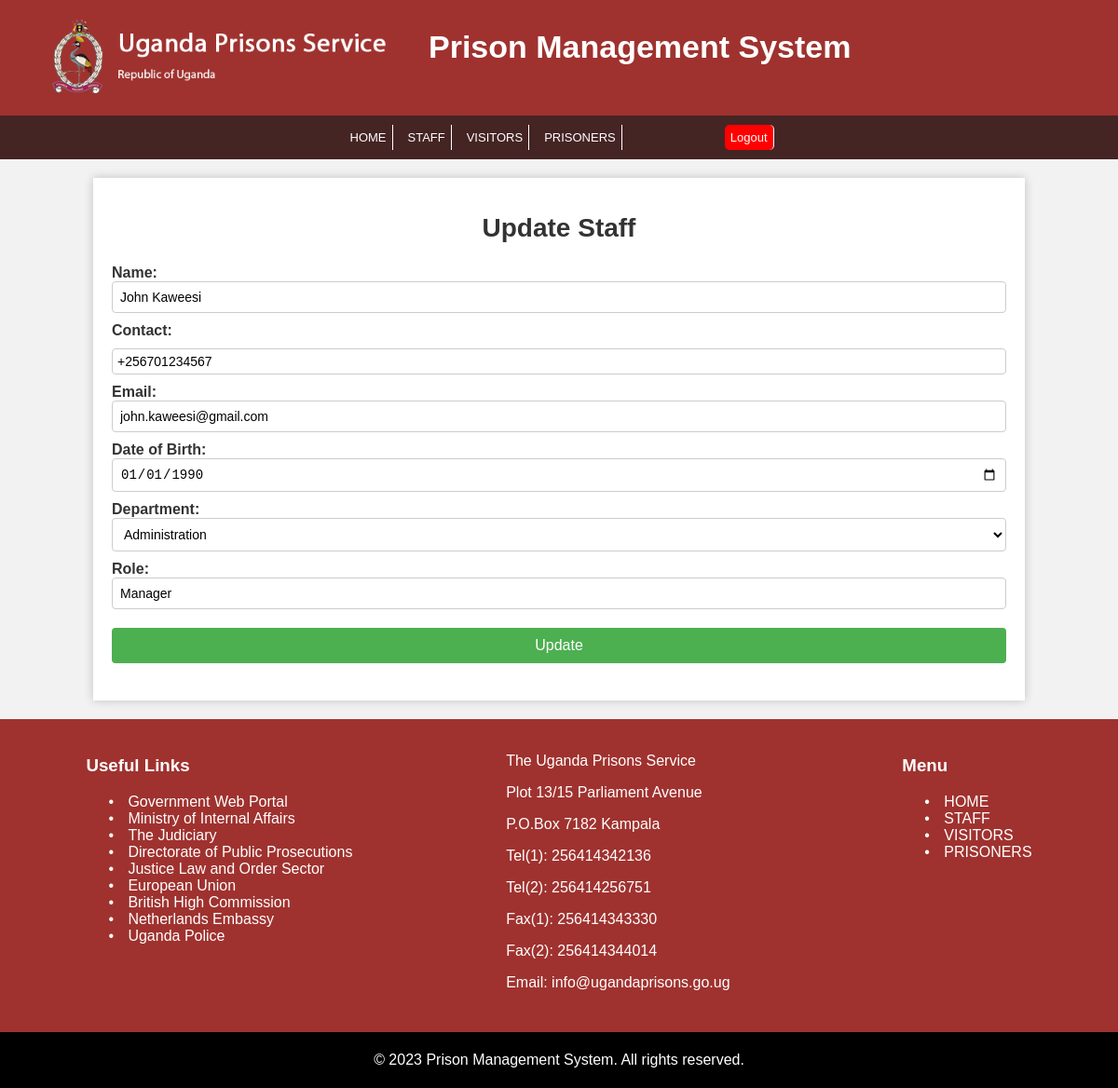
The page /edit_staff.php?employee_id=8 (signed in) on the database its author committed.
### tables this page shows
CREATE TABLE IF NOT EXISTS `employee` (
  `employee_id` int(11) NOT NULL AUTO_INCREMENT,
  `name` varchar(100) DEFAULT NULL,
  `contact` varchar(20) DEFAULT NULL,
  `email` varchar(100) DEFAULT NULL,
  `dateofbirth` date DEFAULT NULL,
  `department_id` int(11) DEFAULT NULL,
  `role` varchar(50) DEFAULT NULL,
  PRIMARY KEY (`employee_id`),
  KEY `department_id` (`department_id`)
);

CREATE TABLE IF NOT EXISTS `department` (
  `department_id` int(11) NOT NULL AUTO_INCREMENT,
  `name` varchar(50) DEFAULT NULL,
  PRIMARY KEY (`department_id`)
);

### edit_staff.php (the view, shortened to what this page needs)
<?php
require "connect.php";
if (isset($_GET['employee_id'])) {
    $staff_id = $_GET['employee_id'];
} else {
    echo "Staff ID not provided.";
    exit;
}
$query = "SELECT * FROM employee WHERE employee_id = '$staff_id'";
$result = mysqli_query($con, $query);
$staffData = mysqli_fetch_assoc($result);
$query = "SELECT * FROM department";
$result = mysqli_query($con, $query);
$departments = array();
while ($row = mysqli_fetch_assoc($result)) {
    $departments[] = $row;
}
?>
<!DOCTYPE html>
<html>
<head>
    <link rel="stylesheet" href="style.css">
</head>
<body>
<header>
    <div class="logo">
        <img src="prisons.png" alt="Prisons Logo" style="width: 400px;">
    </div>
    <h1>Prison Management System</h1>
</header>
<nav class="menu">
    <div class="menu-bar">
        <ul class="menu-items">
        <li><a href="home.php">HOME</a></li>
                <li><a href="staff.php">STAFF</a></li>
                <li><a href="visitors.php">VISITORS</a></li>
                <li><a href="view_prisoner.php">PRISONERS</a></li>
            <li class="login-signup">
                <?php
                if (isset($_SESSION['username'])) {
                    echo '<div class="logout-buttons">
                            <a href="logout.php" class="logout-button">Logout</a>
                        </div>';
                } else {
                    echo '<div class="login-signup-buttons">
                            <a href="login.php" class="login-button">Login</a>
                            <a href="user.php" class="signup-button">Sign Up</a>
                        </div>';
                }
                ?>
            </li>
        </ul>
    </div>
</nav>
<div class="container">
    <section id="update-staff" class="section">
        <br><h1>Update Staff</h1>
        <form action="" method="POST">
            <div class="form-group">
                <label for="name">Name:</label>
                <input type="text" name="name" id="name" value="<?php echo $staffData['name']; ?>" required>
            </div>
            <div class="form-group">
                <label for="contact">Contact:</label>
                <input type="text" name="contact" id="contact" value="<?php echo $staffData['contact']; ?>" style="color:black" required>
            </div>
            <div class="form-group">
                <label for="email">Email:</label>
                <input type="text" name="email" id="email" value="<?php echo $staffData['email']; ?>" required>
            </div>
            <div class="form-group">
                <label for="dateofbirth">Date of Birth:</label>
                <input type="date" name="dateofbirth" id="dateofbirth" value="<?php echo $staffData['dateofbirth']; ?>" required>
            </div>
            <div class="form-group">
                <label for="department">Department:</label>
                <select name="department_id" id="department" required>
                    <?php foreach ($departments as $department) : ?>
                        <option value="<?php echo $department['department_id']; ?>" <?php if ($staffData['department_id'] == $department['department_id']) echo 'selected'; ?>>
                            <?php echo $department['name']; ?>
                        </option>
                    <?php endforeach; ?>
                </select>
            </div>
            <div class="form-group">
                <label for="role">Role:</label>
                <input type="text" name="role" id="role" value="<?php echo $staffData['role']; ?>" required>
            </div>
            <input type="submit" name="update" value="Update">
        </form>
    </section>
</div>
<footer>
    <section id="contact" class="section">
        <div id="links">
            <h3>Useful Links</h3>
            <ul>
                <li><a href="https://www.uganda.go.ug/">Government Web Portal</a></li>
                <li><a href="https://www.mia.go.ug/">Ministry of Internal Affairs</a></li>
                <li><a href="https://www.judiciary.go.ug/">The Judiciary</a></li>
                <li><a href="https://www.dpp.go.ug/">Directorate of Public Prosecutions</a></li>
                <li><a href="https://jlos.go.ug/">Justice Law and Order Sector</a></li>
                <li><a href="https://eeas.europa.eu/delegations/uganda_en">European Union</a></li>
                <li><a href="https://www.gov.uk/world/uganda">British High Commission</a></li>
                <li><a href="https://www.netherlandsandyou.nl/countries/uganda">Netherlands Embassy</a></li>
                <li><a href="https://www.upf.go.ug/">Uganda Police</a></li>
            </ul>
        </div>
        <div id="contact-info">
            <p>The Uganda Prisons Service</p>
            <p>Plot 13/15 Parliament Avenue</p>
            <p>P.O.Box 7182 Kampala</p>
            <p>Tel(1): 256414342136</p>
            <p>Tel(2): 256414256751</p>
            <p>Fax(1): 256414343330</p>
            <p>Fax(2): 256414344014</p>
            <p>Email: info@ugandaprisons.go.ug</p>
        </div>
        <div id="menu">
            <h3>Menu</h3>
            <ul>
            <li><a href="home.php">HOME</a></li>
                <li><a href="staff.php">STAFF</a></li>
                <li><a href="visitors.php">VISITORS</a></li>
                <li><a href="view_prisoner.php">PRISONERS</a></li>
            </ul>
        </div>
    </section>
    <br>
</footer>
<div class="copyright">
    <p>&copy; 2023 Prison Management System. All rights reserved.</p>
</div>
</body>
</html>

### style.css (style rules this page uses)
body { font-family: Arial, sans-serif; background-color: #f2f2f2; color: #333; margin: 0; padding: 0; }
.container { max-width: 960px; margin: 0 auto; padding: 20px; background-color: rgba(255, 255, 255, 0.8); box-shadow: 0 0 10px rgba(0, 0, 0, 0.2); }
h1 { font-size: 28px; font-weight: bold; color: #333; text-align: center; margin-top: 0; }
form { margin-bottom: 20px; }
input[type="text"], input[type="date"], textarea, select { width: 100%; padding: 10px; border: 1px solid #ccc; border-radius: 4px; box-sizing: border-box; margin-bottom: 10px; background-color: #fff; }
input[type="submit"] { background-color: #ff3366; color: #fff; border: none; padding: 10px 20px; border-radius: 4px; cursor: pointer; }
body { background-size: cover; }

### edit_staff.php (style rules this page uses)
body { font-family: Arial, sans-serif; background-color: #f2f2f2; color: #333; margin: 0; padding: 0; }
header { background-color: #9F322F; display: flex; align-items: center; padding: 20px; color: #FFF; }
header .logo { margin-right: 20px; padding-left: 20px; }
header h1 { font-weight: bold; margin: 10; font-size: 34px; color: #FFF; }
.menu { flex: 1; background-color: #452424; }
.menu-items { display: flex; justify-content: center; align-items: center; list-style-type: none; padding: 0; margin: 0; font-size: 13px; }
.menu-items li { margin-bottom: 10px; margin-top: 10px; margin-left: 10px; }
.menu-items li a { display: block; padding: 6px; text-decoration: none; color: #fff; border-right: 1px solid #fff; }
.container { max-width: 960px; margin: 20px auto; padding: 20px; background-color: #FFF; box-shadow: 0 0 10px rgba(0, 0, 0, 0.2); }
.container form { display: flex; flex-direction: column; justify-content: center; height: 100%; }
.container label { font-weight: bold; margin-bottom: 5px; }
.container input[type="text"], .container input[type="number"], .container input[type="date"], .container textarea, .container select { padding: 8px; margin-bottom: 10px; border: 1px solid #ccc; border-radius: 4px; font-size: 14px; width: 100%; }
.container input[type="submit"] { padding: 10px 20px; background-color: #4CAF50; color: white; border: none; border-radius: 4px; font-size: 16px; cursor: pointer; width: auto; margin-top: 10px; }
.container section { height: 100%; }
footer { margin-top: 10px; padding: 5px; background-color: #9F322F; color: #fff; text-align: left; }
#contact { display: flex; justify-content: space-around; margin-top: 10px; padding: 5px; color: white; }
#links { list-style-type: none; padding: 0; }
#links li { display: flex; align-items: center; }
#links li:before { content: "\2022"; color: white; display: inline-block; width: 1em; margin-left: -1em; }
#links a { text-decoration: none; color: white; margin-left: 5px; }
#links h3 { text-align: center; }
.copyright { background-color: black; padding: 5px; color: white; text-align: center; }
#links, #menu { list-style-type: none; padding: 0; }
#links li, #menu li { display: flex; align-items: center; }
#links li:before, #menu li:before { content: "\2022"; color: white; display: inline-block; width: 1em; margin-left: -1em; }
#links a, #menu a { text-decoration: none; color: white; margin-left: 5px; }
#links h3, #menu h3 { text-align: left; }
#contact-info { text-align: left; }
#menu { margin-left: 20px; }
.menu-items, .logout-buttons, .login-signup-buttons { display: flex; align-items: center; }
.logout-button, .login-button, .signup-button { padding: 10px 20px; border-radius: 5px; margin-right: 10px; }
.logout-button { background-color: red; margin-left: 100px; }

### rows shown on the page
employee: name "John Kaweesi", contact "+256701234567", email "john.kaweesi@gmail.com", dateofbirth "01/01/1990", department_id "Administration", role "Manager"
